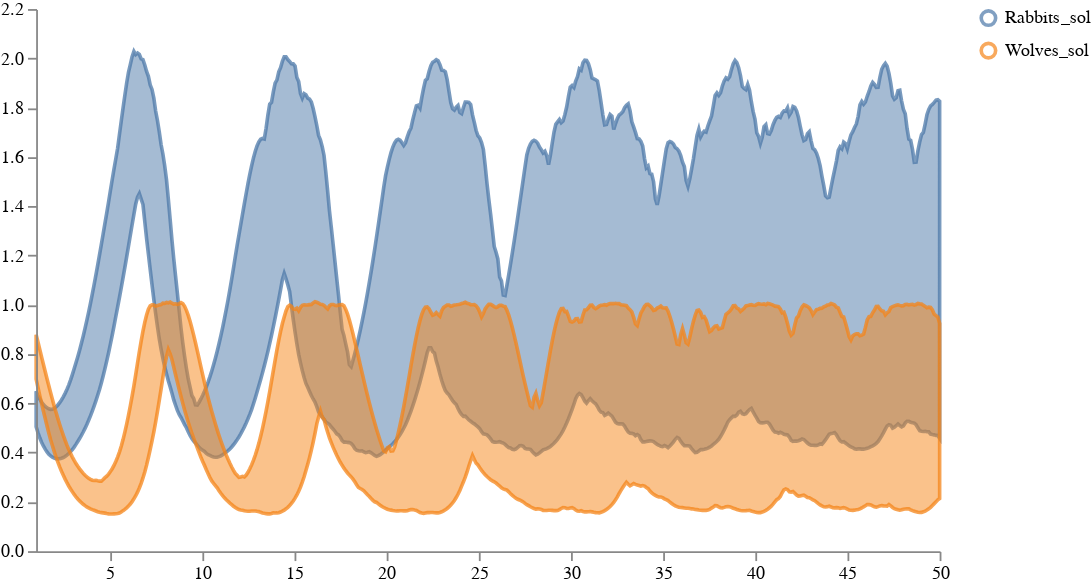

The code cell stored with this chart in its notebook:
### Code cell
schema = plots.trajectories(prior_samples, subset=".*_sol")
plots.ipy_display(schema)

### Figure 1 — Vega specification as saved in the notebook (floating-point values rounded to 4 significant figures; data arrays with more than 128 entries replaced by an {"elided": "..."} marker saying what was removed)
{"$schema": "https://vega.github.io/schema/vega/v5.json", "axes": [{"name": "x_axis", "orient": "bottom", "scale": "xscale", "zindex": 100}, {"name": "y_axis", "orient": "left", "scale": "yscale", "zindex": 100}], "data": [{"name": "distributions", "values": {"elided": "1000 records"}}, {"name": "traces", "transform": [{"expr": "isValid(datum.value)", "type": "filter"}], "values": []}, {"name": "points", "values": []}, {"name": "markers", "values": []}, {"name": "selected", "on": [{"remove": true, "trigger": "clear"}, {"remove": true, "trigger": "!shift"}, {"insert": "clicked", "trigger": "!shift && clicked"}, {"toggle": "clicked", "trigger": "shift && clicked"}]}], "height": 300, "legends": [{"encode": {"labels": {"interactive": true, "name": "legendLabel", "update": {"opacity": [{"test": "!length(data('selected')) || indata('selected', 'value', datum.value)", "value": 1}, {"value": 0.25}]}}, "symbols": {"interactive": true, "name": "legendSymbol", "update": {"fill": {"value": "transparent"}, "opacity": [{"test": "!length(data('selected')) || indata('selected', 'value', datum.value)", "value": 0.7}, {"value": 0.15}], "size": {"value": 64}, "strokeWidth": {"value": 2}}}}, "name": "color_legend", "stroke": "color"}], "marks": [{"from": {"facet": {"data": "points", "groupby": "trajectory", "name": "points_split"}}, "marks": [{"encode": {"hover": {"fillOpacity": {"value": 0.9}}, "update": {"fill": {"field": "trajectory", "scale": "color"}, "fillOpacity": [{"test": "!length(data('selected')) || indata('selected', 'value', datum.trajectory)", "value": 0.5}, {"value": 0.15}], "size": {"value": 10}, "stroke": {"field": "trajectory", "scale": "color"}, "strokeOpacity": [{"test": "!length(data('selected')) || indata('selected', 'value', datum.trajectory)", "value": 0.75}, {"value": 0.15}], "strokeWidth": {"value": 2}, "tooltip": {"field": "value"}, "x": {"field": "timepoint", "scale": "xscale"}, "y": {"field": "value", "scale": "yscale"}}}, "from": {"data": "points"}, "name": "_points_symbol", "type": "symbol", "zindex": 3}, {"encode": {"hover": {"fillOpacity": {"value": 0.9}}, "update": {"interpolate": {"value": "linear"}, "stroke": {"field": "trajectory", "scale": "color"}, "strokeOpacity": [{"test": "!length(data('selected')) || indata('selected', 'value', datum.trajectory)", "value": 0.3}, {"value": 0.1}], "strokeWidth": {"value": 2}, "x": {"field": "timepoint", "scale": "xscale"}, "y": {"field": "value", "scale": "yscale"}}}, "from": {"data": "points"}, "name": "_points_line", "type": "line", "zindex": 3}], "name": "_points", "type": "group", "zindex": 3}, {"from": {"facet": {"data": "traces", "groupby": "trajectory", "name": "traces_split"}}, "marks": [{"encode": {"hover": {"fillOpacity": {"value": 0.9}}, "update": {"interpolate": {"value": "linear"}, "stroke": {"field": "trajectory", "scale": "color"}, "strokeOpacity": [{"test": "!length(data('selected')) || indata('selected', 'value', datum.trajectory)", "value": 0.75}, {"value": 0.15}], "strokeWidth": {"value": 2}, "x": {"field": "timepoint", "scale": "xscale"}, "y": {"field": "value", "scale": "yscale"}}}, "from": {"data": "traces_split"}, "name": "_traces_lines", "type": "line"}], "name": "_traces", "type": "group", "zindex": 2}, {"from": {"facet": {"data": "distributions", "groupby": "trajectory", "name": "trajectory_split"}}, "marks": [{"encode": {"hover": {"fillOpacity": {"value": 0.9}}, "update": {"fill": {"field": "trajectory", "scale": "color"}, "fillOpacity": [{"test": "!length(data('selected')) || indata('selected', 'value', datum.trajectory)", "value": 0.5}, {"value": 0.15}], "interpolate": {"value": "linear"}, "stroke": {"field": "trajectory", "scale": "color"}, "strokeOpacity": [{"test": "!length(data('selected')) || indata('selected', 'value', datum.trajectory)", "value": 0.75}, {"value": 0.15}], "strokeWidth": {"value": 2}, "x": {"field": "timepoint", "scale": "xscale"}, "y": {"field": "upper", "scale": "yscale"}, "y2": {"field": "lower", "scale": "yscale"}}}, "from": {"data": "trajectory_split"}, "type": "area"}], "name": "_distributions", "type": "group", "zindex": 1}, {"marks": [{"encode": {"enter": {"stroke": {"value": "lightgray"}}, "update": {"opacity": {"value": 1}, "x": {"field": "timepoint", "scale": "xscale"}, "y": {"signal": "height"}, "y2": {"value": 0}}}, "from": {"data": "markers"}, "name": "_marker text", "type": "rule"}, {"encode": {"enter": {"fontSize": {"value": 8}, "text": {"field": "datum.label"}, "y": {"value": 0}}}, "from": {"data": "_marker text"}, "name": "_marker flags", "transform": [{"as": ["x", "_y", "opacity", "align", "baseline"], "lineAnchor": "start", "offset": [1], "size": {"signal": "[width, height]"}, "type": "label"}], "type": "text"}], "name": "_markers", "type": "group"}], "scales": [{"domain": {"fields": [{"data": "distributions", "field": "timepoint"}, {"data": "traces", "field": "timepoint"}, {"data": "points", "field": "timepoint"}, {"data": "markers", "field": "timepoint"}]}, "name": "xscale", "range": "width", "type": "linear", "zero": false}, {"domain": {"fields": [{"data": "distributions", "field": "lower"}, {"data": "distributions", "field": "upper"}, {"data": "traces", "field": "value"}, {"data": "points", "field": "value"}]}, "name": "yscale", "nice": true, "range": "height", "type": "linear", "zero": true}, {"domain": {"fields": [{"data": "distributions", "field": "trajectory"}, {"data": "traces", "field": "trajectory"}, {"data": "points", "field": "trajectory"}]}, "name": "color", "range": "category", "type": "ordinal"}], "signals": [{"name": "clear", "on": [{"events": "mouseup[!event.item]", "force": true, "update": "true"}], "value": true}, {"name": "shift", "on": [{"events": "@legendSymbol:click, @legendLabel:click", "force": true, "update": "event.shiftKey"}], "value": false}, {"name": "clicked", "on": [{"events": "@legendSymbol:click, @legendLabel:click", "force": true, "update": "{value: datum.value}"}], "value": null}], "width": 500}
